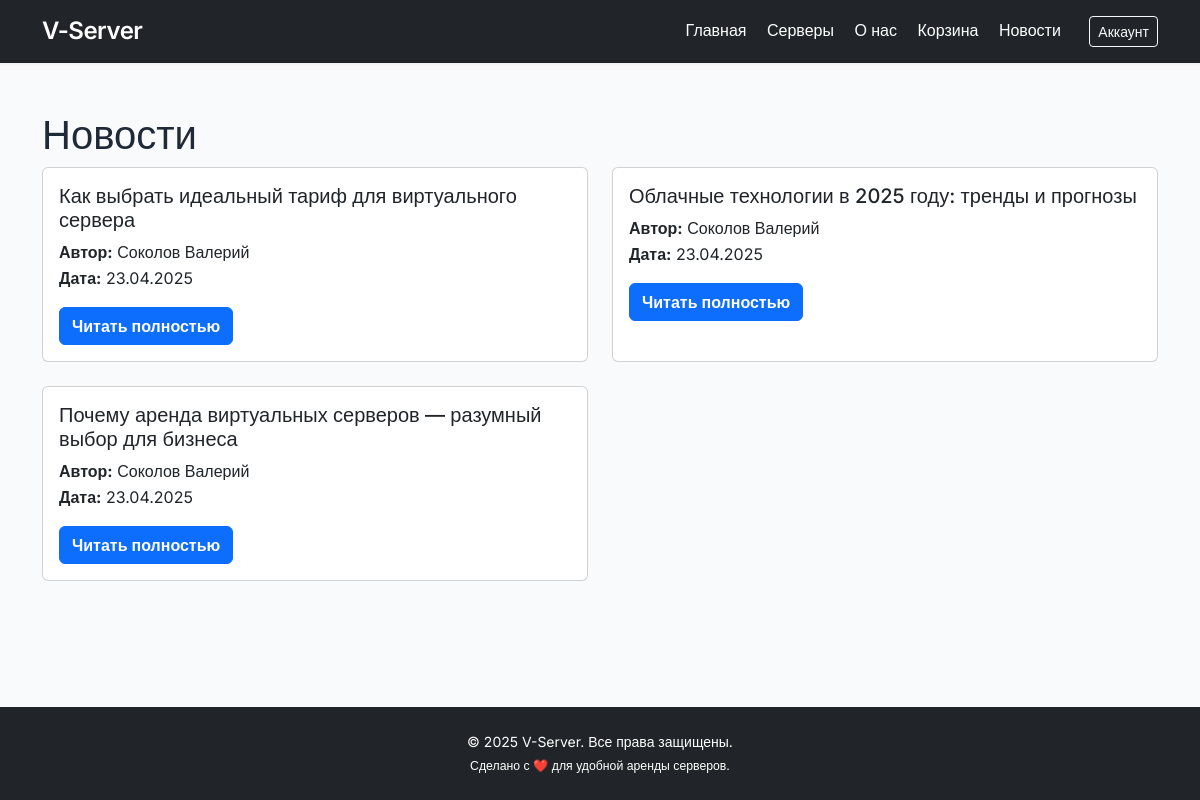
Page /news.php on the committed database.
### tables this page shows
CREATE TABLE `news` (
  `id` int NOT NULL,
  `title` varchar(255) DEFAULT NULL,
  `content` text,
  `image_path` varchar(255) DEFAULT NULL,
  `created_at` datetime DEFAULT CURRENT_TIMESTAMP,
  `author_id` int DEFAULT NULL
);

CREATE TABLE `users` (
  `id` int NOT NULL,
  `surname` varchar(18) DEFAULT NULL,
  `name` varchar(18) DEFAULT NULL,
  `patronymic` varchar(18) DEFAULT NULL,
  `phonenumber` varchar(18) DEFAULT NULL,
  `email` varchar(18) DEFAULT NULL,
  `company_id` int DEFAULT NULL,
  `password` varchar(255) DEFAULT NULL
);

### news.php (the view)
<?php
require 'db.php';
$stmt = $pdo->query("
    SELECT n.id, n.title, n.created_at, u.name, u.surname
    FROM news n
    JOIN users u ON n.author_id = u.id
    ORDER BY n.created_at DESC
");
$newsList = $stmt->fetchAll();
include 'header.php';
?>
<main class="container py-4">
  <h1>Новости</h1>
  <div class="row g-4">
    <?php foreach ($newsList as $news): ?>
      <div class="col-md-6">
        <div class="card h-100">
          <div class="card-body">
            <h5 class="card-title"><?= htmlspecialchars($news['title']) ?></h5>
            <p class="card-text">
              <strong>Автор:</strong> <?= htmlspecialchars($news['surname']) . ' ' . htmlspecialchars($news['name']) ?><br>
              <strong>Дата:</strong> <?= date('d.m.Y', strtotime($news['created_at'])) ?>
            </p>
            <a href="news_item.php?id=<?= $news['id'] ?>" class="btn btn-primary">Читать полностью</a>
          </div>
        </div>
      </div>
    <?php endforeach; ?>
  </div>
</main>
<?php include 'footer.php'; ?>

### styles.css (style rules this page uses)
html, body { height: 100%; margin: 0; }
body { display: flex; flex-direction: column; }
main { flex: 1; }
body { font-family: 'Inter', sans-serif; background-color: #f9fafb; color: #1f2937; font-size: 16px; line-height: 1.6; }
a { color: #0d6efd; text-decoration: none; transition: color 0.2s ease; }
.btn-primary { background-color: #0d6efd; border-color: #0d6efd; font-weight: 600; transition: all 0.2s ease; }
.container { max-width: 1140px; }

### rows in the picture
news: title "Как выбрать идеальный тариф для виртуального сервера", users.surname "Соколов", users.name "Валерий", created_at "23.04.2025"
news: title "Облачные технологии в 2025 году: тренды и прогнозы", users.surname "Соколов", users.name "Валерий", created_at "23.04.2025"
news: title "Почему аренда виртуальных серверов — разумный выбор для бизнеса", users.surname "Соколов", users.name "Валерий", created_at "23.04.2025"
